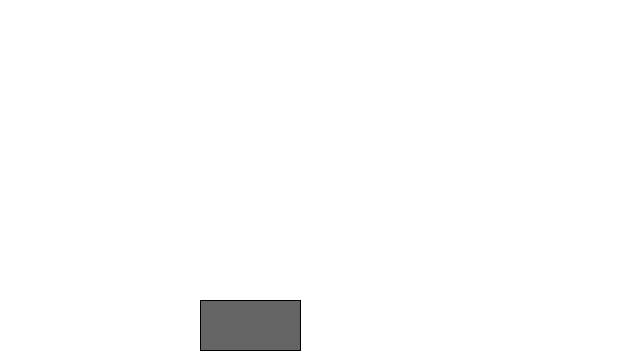
Frame 1 (no input)
Frame 60 (the mouse pressed at the canvas centre just before this capture): identical to frame 1, image omitted
Frame 120 (the mouse held since frame 60 and released just before this capture): identical to frame 1, image omitted

The Processing sketch that drew this single still picture (run headless with seeded random() and noise(); from frame 60 on, the mouse is pressed at the canvas centre):

// Processing sketch: translate_example
// ── translate_example.pde

void setup() {
  size(640, 360);
  smooth();
}

void draw() {
  background(255); 
  stroke(0);
  fill(100);
  // Instead of 
  // rect(200,300,100,50);
  // we translate to 200,300 and draw at 0,0
  translate(200, 300);
  rect(0, 0, 100, 50);

}
